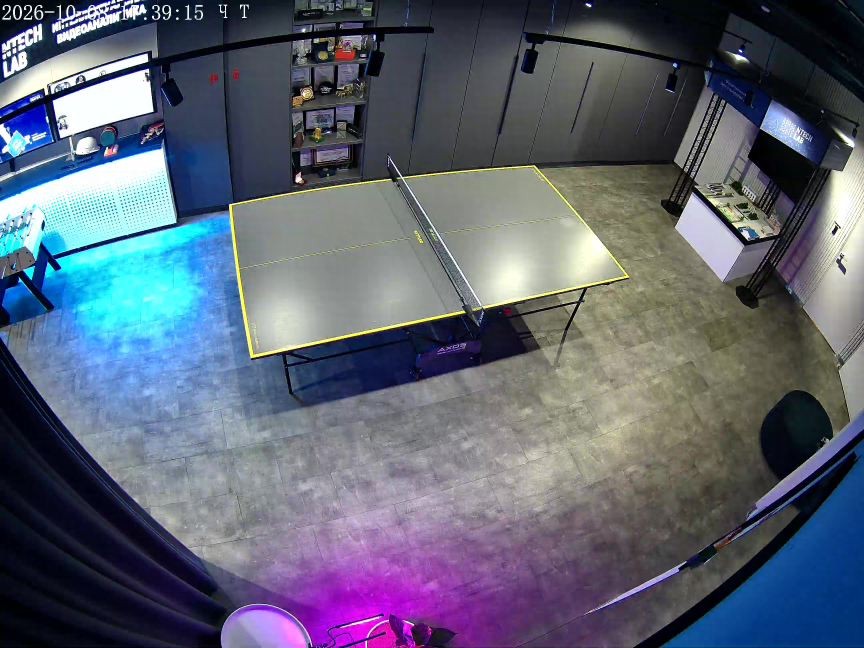
#> input picture camera_new_1 - frame at 0m36s.jpg, 2592 x 1944 px (shown at 1/3 size)
$ python -i features.py   (imports and definitions only)
#> lines starting #> are read from the running program, lines starting #| are printed output that depends on the picture
#> further down, picture is the input picture: shape (1944, 2592, 3); mean B, G, R 115.5, 99.8, 93.5
"""Structural landmark proposals; photo/drawing matches are never trusted blindly."""

import hashlib
import json
from pathlib import Path

import av
import cv2
import numpy as np

if __package__:
    from .geometry import fit_calibration
else:
    from geometry import fit_calibration


# [20 lines left out: functions digest, read_image, write_image, not called in this run]


def small(image):
    scale = min(1.0, 1280 / max(image.shape[:2]))
#> scale = 0.494
    return cv2.resize(image, None, fx=scale, fy=scale), scale


# [68 lines left out: functions motion_between, background, not called in this run]


def structural_features(image, stable_mask=None):
    reduced, scale = small(image)
#> scale = 0.494
    gray = cv2.cvtColor(reduced, cv2.COLOR_BGR2GRAY)
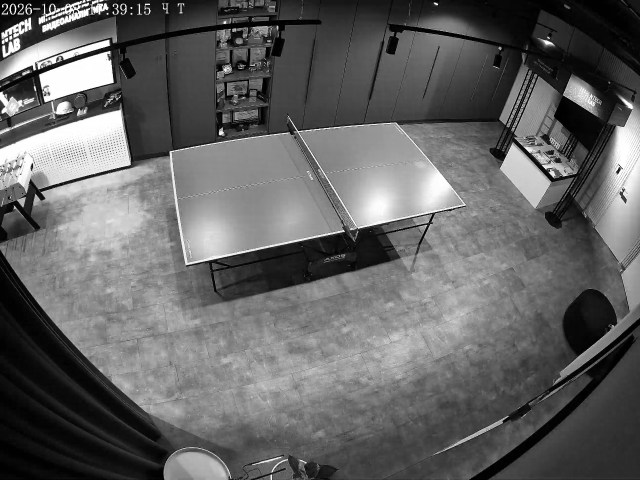
#> gray: shape (960, 1280) (shown at 1/2 size); min 0, max 255, mean 99.6
    gray = cv2.createCLAHE(2, (8, 8)).apply(gray)
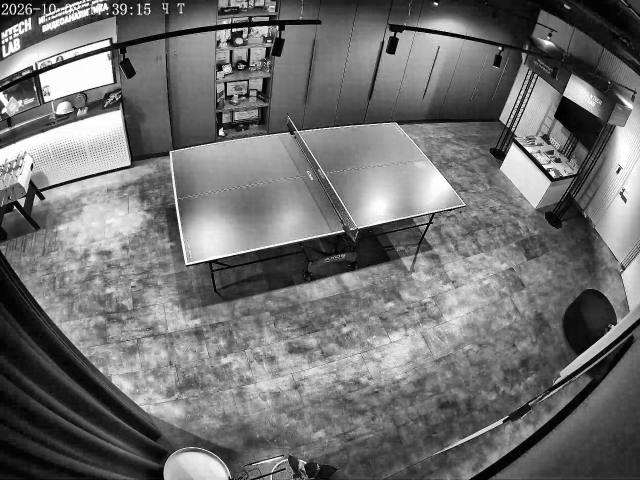
#> gray: shape (960, 1280) (shown at 1/2 size); min 0, max 255, mean 112.8
    mask = cv2.resize(stable_mask, (gray.shape[1], gray.shape[0])) if stable_mask is not None else None
    found = cv2.createLineSegmentDetector().detect(gray)[0]
    lines = [] if found is None else [line.ravel() for line in found]
#> lines = 3545 items, first 6: [792.1, 440.2, 935.4, 409.5], [376.5, 528.9, 419.7, 519.9], [723.2, 248.7, 658.1, 254.4], [417.5, 520.5, 457.1, 511.7], [63.43, 26.87, 63.38, 19.37], [346.2, 380.7, 363.1, 492.1]
    minimum = 0.035 * np.hypot(*gray.shape)
#> minimum = 56
    lines = sorted(
        [line for line in lines if np.linalg.norm(line[:2] - line[2:]) >= minimum],
        key=lambda line: np.linalg.norm(line[:2] - line[2:]),
        reverse=True,
    )[:120]
#> lines = 120 items, first 6: [985.6, 957.7, 1278.1, 958.1], [712.8, 449.5, 598.1, 264.4], [521.9, 498.1, 690.3, 463], [634.3, 50.62, 611.5, 205.6], [171.4, 235.6, 31.05, 283.1], [118, 365.1, 260.2, 329.1]
    proposed = []
    for line in lines:
        for xy in (line[:2], line[2:]):
            x, y = np.rint(xy).astype(int)
            if mask is not None and not mask[min(y, mask.shape[0] - 1), min(x, mask.shape[1] - 1)]:
                continue
            if not any(np.linalg.norm(xy - p) < 14 for p in proposed):
                proposed.append(xy)
#> this loop made 120 passes
#> line on passes 1 to 12: [985.6, 957.7, 1278.1, 958.1], [712.8, 449.5, 598.1, 264.4], [521.9, 498.1, 690.3, 463], [634.3, 50.62, 611.5, 205.6], [171.4, 235.6, 31.05, 283.1], [118, 365.1, 260.2, 329.1], [792.1, 440.2, 935.4, 409.5], [464.3, 531.3, 603.1, 500.7], [90.12, 202.6, 226.4, 163.9], [623, 309.5, 695.6, 427.4], [615.2, 319.6, 681.9, 438.1], [658.9, 392.1, 592.9, 277]
#> after the loop, proposed = 189 pairs, first value -0.0207 to 1279.1, second value 10.5 to 958.1
    corners = cv2.goodFeaturesToTrack(gray, 120, 0.035, 18, mask=mask)
#> corners = 120 rows, first 8: [299, 8], [5, 14], [461, 58], [61, 11], [1241, 383], [462, 957], [37, 14], [363, 8]
    for point in [] if corners is None else corners[:, 0]:
        if not any(np.linalg.norm(point - p) < 14 for p in proposed):
            proposed.append(point)
#> this loop made 120 passes
#> point on passes 1 to 12: [299, 8], [5, 14], [461, 58], [61, 11], [1241, 383], [462, 957], [37, 14], [363, 8], [227, 23], [612, 925], [579, 265], [262, 15]
#> after the loop, proposed = 284 pairs, first value -0.0207 to 1279.1, second value 5 to 958.1
    return {
        "segments": [(line / scale).tolist() for line in lines],
        "candidates": [
            {"id": i + 1, "xy": (p / scale).tolist(), "kind": "unverified_structural_corner"}
            for i, p in enumerate(proposed[:180])
        ],
        "note": "Candidates may belong to furniture, text or ceiling. Confirm floor-plane identity manually.",
    }


# [120 lines left out: functions automatic_proposal, prepare, not called in this run]

>>> import cv2
>>> picture = cv2.imread('../camera_new_1 - frame at 0m36s.jpg')
>>> result = structural_features(picture)
#> result = 3 items
